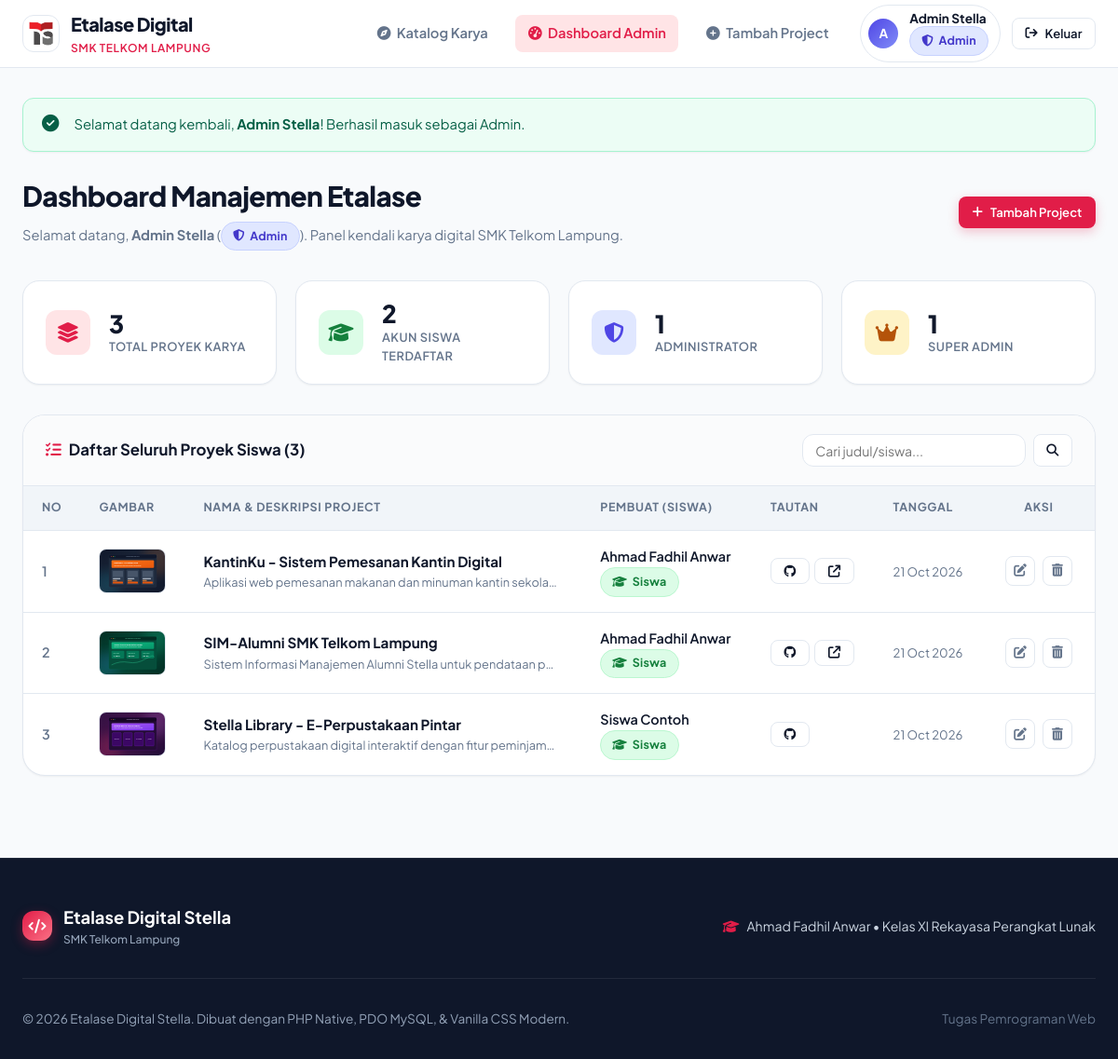
The app's page /admin/index.php (signed in) with its own data.
### tables this page shows
CREATE TABLE IF NOT EXISTS projects (
    id INT AUTO_INCREMENT PRIMARY KEY,
    user_id INT NOT NULL,
    nama_project VARCHAR(150) NOT NULL,
    deskripsi TEXT NOT NULL,
    gambar VARCHAR(255) NOT NULL,
    link_project VARCHAR(255) NOT NULL,
    demo VARCHAR(255) DEFAULT NULL,
    created_at TIMESTAMP DEFAULT CURRENT_TIMESTAMP,
    FOREIGN KEY (user_id) REFERENCES users(id) ON DELETE CASCADE
);

CREATE TABLE IF NOT EXISTS users (
    id INT AUTO_INCREMENT PRIMARY KEY,
    nama VARCHAR(100) NOT NULL,
    email VARCHAR(100) UNIQUE NOT NULL,
    password VARCHAR(255) NOT NULL,
    avatar VARCHAR(255) DEFAULT NULL,
    role ENUM('super_admin', 'admin', 'siswa') DEFAULT 'siswa',
    created_at TIMESTAMP DEFAULT CURRENT_TIMESTAMP
);

### config/kuis_db.php (called while the page is built, shortened)
<?php
if (!function_exists('e')) {
    function e($value) {
        return htmlspecialchars($value ?? '', ENT_QUOTES, 'UTF-8');
    }
}

### admin/index.php (the view, shortened to what this page needs)
<?php
require_once __DIR__ . '/../config/kuis_db.php';
require_once __DIR__ . '/../middleware/auth_check.php';
$q = trim($_GET['q'] ?? '');
$sql = "SELECT p.*, u.nama AS nama_pembuat, u.email AS email_pembuat, u.role AS role_pembuat
        FROM projects p
        JOIN users u ON u.id = p.user_id";
$params = [];
$sql .= " ORDER BY p.created_at DESC";
$stmt = $pdo->prepare($sql);
$stmt->execute($params);
$projects = $stmt->fetchAll();
$totalProjects = $pdo->query("SELECT COUNT(*) FROM projects")->fetchColumn();
$totalSiswa    = $pdo->query("SELECT COUNT(*) FROM users WHERE role = 'siswa'")->fetchColumn();
$totalAdmin    = $pdo->query("SELECT COUNT(*) FROM users WHERE role = 'admin'")->fetchColumn();
$totalSuper    = $pdo->query("SELECT COUNT(*) FROM users WHERE role = 'super_admin'")->fetchColumn();
require __DIR__ . '/../includes/header.php';
?>
<div class="admin-toolbar">
    <div class="admin-title-area">
        <h1>Dashboard Manajemen Etalase</h1>
        <p>
            Selamat datang, <strong><?= e($currentUser['nama']) ?></strong> (<?= role_badge($currentRole) ?>).
            Panel kendali karya digital SMK Telkom Lampung.
        </p>
    </div>
    <div style="display: flex; gap: 0.75rem; flex-wrap: wrap;">
        <a href="../project_tambah.php" class="btn btn-primary btn-sm">
            <i class="fa-solid fa-plus"></i> Tambah Project
        </a>
    </div>
</div>
<div class="admin-stats-grid">
    <div class="admin-stat-card">
        <div class="admin-stat-icon red">
            <i class="fa-solid fa-layer-group"></i>
        </div>
        <div>
            <div class="admin-stat-val"><?= (int)$totalProjects ?></div>
            <div class="admin-stat-lbl">Total Proyek Karya</div>
        </div>
    </div>
    <div class="admin-stat-card">
        <div class="admin-stat-icon green">
            <i class="fa-solid fa-graduation-cap"></i>
        </div>
        <div>
            <div class="admin-stat-val"><?= (int)$totalSiswa ?></div>
            <div class="admin-stat-lbl">Akun Siswa Terdaftar</div>
        </div>
    </div>
    <div class="admin-stat-card">
        <div class="admin-stat-icon indigo">
            <i class="fa-solid fa-shield-halved"></i>
        </div>
        <div>
            <div class="admin-stat-val"><?= (int)$totalAdmin ?></div>
            <div class="admin-stat-lbl">Administrator</div>
        </div>
    </div>
    <div class="admin-stat-card">
        <div class="admin-stat-icon amber">
            <i class="fa-solid fa-crown"></i>
        </div>
        <div>
            <div class="admin-stat-val"><?= (int)$totalSuper ?></div>
            <div class="admin-stat-lbl">Super Admin</div>
        </div>
    </div>
</div>
<div class="table-card">
    <div class="table-filter-bar">
        <div style="font-weight: 700; font-size: 1.05rem; color: var(--color-text-main); display: flex; align-items: center; gap: 0.5rem;">
            <i class="fa-solid fa-list-check text-primary" style="color: var(--color-primary);"></i>
            Daftar Seluruh Proyek Siswa (<?= count($projects) ?>)
        </div>
        <form method="GET" action="index.php" style="display: flex; gap: 0.5rem;">
            <input type="text" name="q" class="form-control" style="padding: 0.45rem 0.85rem; font-size: 0.88rem; width: 240px;"
                   placeholder="Cari judul/siswa..." value="<?= e($q) ?>">
            <button type="submit" class="btn btn-outline btn-sm">
                <i class="fa-solid fa-search"></i>
            </button>
        </form>
    </div>
    <div class="table-responsive">
        <table class="data-table">
            <thead>
                <tr>
                    <th style="width: 50px;">No</th>
                    <th style="width: 100px;">Gambar</th>
                    <th>Nama &amp; Deskripsi Project</th>
                    <th>Pembuat (Siswa)</th>
                    <th>Tautan</th>
                    <th>Tanggal</th>
                    <th style="width: 120px; text-align: center;">Aksi</th>
                </tr>
            </thead>
            <tbody>
                <?php if (empty($projects)): ?>
                    <tr>
                        <td colspan="7" style="text-align: center; padding: 3rem; color: var(--color-text-muted);">
                            <i class="fa-solid fa-folder-open fa-2x" style="margin-bottom: 0.75rem; display: block; opacity: 0.4;"></i>
                            Tidak ada data project yang ditemukan.
                        </td>
                    </tr>
                <?php else: ?>
                    <?php $no = 1; foreach ($projects as $item): ?>
                        <tr>
                            <td style="color: var(--color-text-muted); font-weight: 600;"><?= $no++ ?></td>
                            <td>
                                <div style="width: 72px; height: 48px; border-radius: var(--radius-sm); overflow: hidden; background: #f1f5f9; border: 1px solid var(--color-border);">
                                    <img src="../uploads/projects/<?= e($item['gambar']) ?>" alt="" style="width: 100%; height: 100%; object-fit: cover;">
                                </div>
                            </td>
                            <td>
                                <div style="font-weight: 700; color: var(--color-text-main); font-size: 0.95rem;">
                                    <?= e($item['nama_project']) ?>
                                </div>
                                <div style="font-size: 0.8rem; color: var(--color-text-muted); max-width: 380px; white-space: nowrap; overflow: hidden; text-overflow: ellipsis;">
                                    <?= e($item['deskripsi']) ?>
                                </div>
                            </td>
                            <td>
                                <div style="font-weight: 600;"><?= e($item['nama_pembuat']) ?></div>
                                <div style="font-size: 0.75rem;"><?= role_badge($item['role_pembuat']) ?></div>
                            </td>
                            <td>
                                <div style="display: flex; gap: 0.35rem;">
                                    <?php if (!empty($item['link_project'])): ?>
                                        <a href="<?= e($item['link_project']) ?>" target="_blank" rel="noopener" class="btn btn-outline btn-sm" title="Repo / Dokumen">
                                            <i class="fa-brands fa-github"></i>
                                        </a>
                                    <?php endif; ?>
                                    <?php if (!empty($item['demo'])): ?>
                                        <a href="<?= e($item['demo']) ?>" target="_blank" rel="noopener" class="btn btn-outline btn-sm" title="Live Demo">
                                            <i class="fa-solid fa-arrow-up-right-from-square"></i>
                                        </a>
                                    <?php endif; ?>
                                </div>
                            </td>
                            <td style="font-size: 0.82rem; color: var(--color-text-muted); white-space: nowrap;">
                                <?= date('d M Y', strtotime($item['created_at'])) ?>
                            </td>
                            <td>
                                <div class="table-actions" style="justify-content: center;">
                                    <a href="../project_edit.php?id=<?= (int)$item['id'] ?>" class="btn-icon-action" title="Edit Data Project">
                                        <i class="fa-solid fa-pen-to-square"></i>
                                    </a>
                                    <a href="../project_hapus.php?id=<?= (int)$item['id'] ?>" class="btn-icon-action delete"
                                       title="Hapus Project & Gambar"
                                       onclick="return confirm('Apakah Anda yakin ingin menghapus project \'<?= addslashes($item['nama_project']) ?>\' beserta filenya?');">
                                        <i class="fa-solid fa-trash-can"></i>
                                    </a>
                                </div>
                            </td>
                        </tr>
                    <?php endforeach; ?>
                <?php endif; ?>
            </tbody>
        </table>
    </div>
</div>
<?php require __DIR__ . '/../includes/footer.php'; ?>

### middleware/auth_check.php (shortened to what this page needs)
<?php
if (!function_exists('current_user')) {
    function current_user(): ?array {
        return $_SESSION['user'] ?? null;
    }
}
if (!function_exists('current_role')) {
    function current_role(): ?string {
        return $_SESSION['user']['role'] ?? null;
    }
}
if (!function_exists('role_badge')) {
    function role_badge(?string $role): string {
        switch ($role) {
            case 'admin':
                return '<span class="badge badge-admin"><i class="fa-solid fa-shield-halved me-1"></i> Admin</span>';
            case 'siswa':
                return '<span class="badge badge-siswa"><i class="fa-solid fa-graduation-cap me-1"></i> Siswa</span>';
        }
    }
}

### assets/css/style.php.css (style rules this page uses)
:root { --font-main: 'Plus Jakarta Sans', system-ui, -apple-system, sans-serif; --color-primary: #e11d48; --color-primary-hover: #be123c; --color-primary-light: #ffe4e6; --color-indigo: #4f46e5; --color-indigo-hover: #4338ca; --color-indigo-light: #e0e7ff; --color-bg: #f8fafc; --color-surface: #ffffff; --color-surface-muted: #f1f5f9; --color-border: #e2e8f0; --color-border-hover: #cbd5e1; --color-text-main: #0f172a; --color-text-muted: #64748b; --color-text-light: #94a3b8; --color-success: #10b981; --color-warning: #f59e0b; --color-danger: #ef4444; --color-info: #06b6d4; --shadow-sm: 0 1px 2px 0 rgb(0 0 0 / 0.05); --shadow-md: 0 4px 6px -1px rgb(0 0 0 / 0.07), 0 2px 4px -2px rgb(0 0 0 / 0.05); --shadow-lg: 0 10px 15px -3px rgb(0 0 0 / 0.08), 0 4px 6px -4px rgb(0 0 0 / 0.04); --shadow-xl: 0 20px 25px -5px rgb(0 0 0 / 0.1), 0 8px 10px -6px rgb(0 0 0 / 0.05); --shadow-card: 0 10px 30px -10px rgba(15, 23, 42, 0.08); --radius-sm: 8px; --radius-md: 12px; --radius-lg: 18px; --radius-xl: 24px; --radius-full: 9999px; --transition: all 0.2s cubic-bezier(0.4, 0, 0.2, 1); }
*, *::before, *::after { box-sizing: border-box; margin: 0; padding: 0; }
body { font-family: var(--font-main); background-color: var(--color-bg); color: var(--color-text-main); line-height: 1.6; min-height: 100vh; display: flex; flex-direction: column; -webkit-font-smoothing: antialiased; }
a { color: inherit; text-decoration: none; transition: var(--transition); }
img { max-width: 100%; height: auto; display: block; }
.badge { display: inline-flex; align-items: center; gap: 0.35rem; padding: 0.3rem 0.75rem; border-radius: var(--radius-full); font-size: 0.78rem; font-weight: 700; letter-spacing: 0.02em; }
.badge-admin { background: #e0e7ff; color: #4338ca; border: 1px solid #c7d2fe; }
.badge-siswa { background: #dcfce7; color: #15803d; border: 1px solid #bbf7d0; }
.btn { display: inline-flex; align-items: center; justify-content: center; gap: 0.5rem; font-weight: 600; font-size: 0.92rem; padding: 0.65rem 1.25rem; border-radius: var(--radius-md); cursor: pointer; border: 1px solid transparent; transition: var(--transition); line-height: 1.4; white-space: nowrap; }
.btn-primary { background: var(--color-primary); color: #ffffff; box-shadow: 0 4px 12px rgba(225, 29, 72, 0.25); }
.btn-outline { background: var(--color-surface); border-color: var(--color-border); color: var(--color-text-main); }
.btn-sm { padding: 0.4rem 0.85rem; font-size: 0.82rem; border-radius: var(--radius-sm); }

### assets/css/auth.css (style rules this page uses)
.form-control { width: 100%; padding: 0.75rem 1rem; font-size: 0.92rem; font-family: inherit; border: 1px solid var(--color-border); border-radius: var(--radius-md); background-color: var(--color-surface); color: var(--color-text-main); transition: var(--transition); }

### assets/css/form.css (style rules this page uses)
.form-control { width: 100%; padding: 0.75rem 1rem; font-size: 0.92rem; font-family: inherit; border: 1px solid var(--color-border); border-radius: var(--radius-md); background-color: var(--color-surface); color: var(--color-text-main); transition: var(--transition); }

### records on screen
projects: gambar (picture), nama_project "KantinKu - Sistem Pemesanan Kantin Digital", deskripsi "Aplikasi web pemesanan makanan dan minuman kantin sekola…", user.nama "Ahmad Fadhil Anwar", created_at "21 Oct 2026"
projects: gambar (picture), nama_project "SIM-Alumni SMK Telkom Lampung", deskripsi "Sistem Informasi Manajemen Alumni Stella untuk pendataan p…", user.nama "Ahmad Fadhil Anwar", created_at "21 Oct 2026"
projects: gambar (picture), nama_project "Stella Library - E-Perpustakaan Pintar", deskripsi "Katalog perpustakaan digital interaktif dengan fitur peminjam…", user.nama "Siswa Contoh", created_at "21 Oct 2026"

### other values on screen
substr($currentUser['nama'], 0, 1) "A"
$currentUser['nama'] "Admin Stella"
$flash['message'] "Selamat datang kembali, Admin Stella ! Berhasil masuk sebagai Admin."
$totalProjects "3"
$totalSiswa "2"
$totalAdmin "1"
$totalSuper "1"
count($projects) "3"
